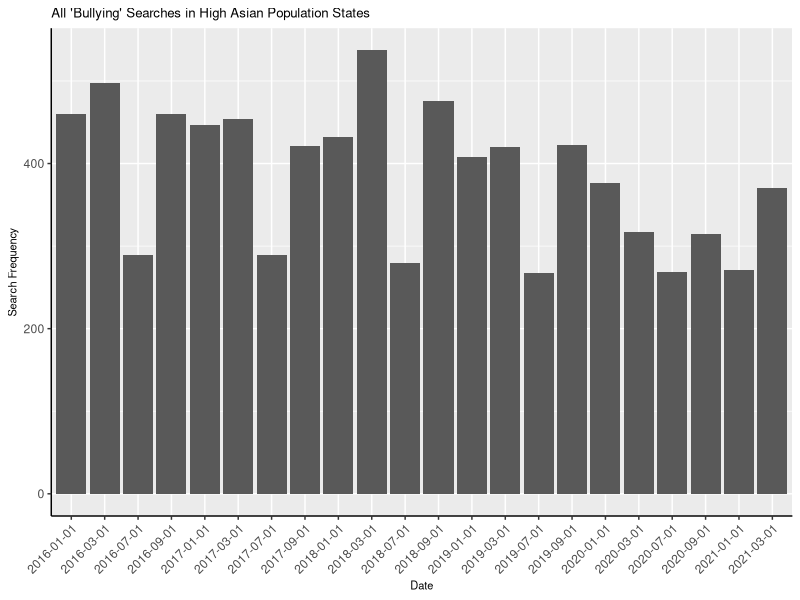
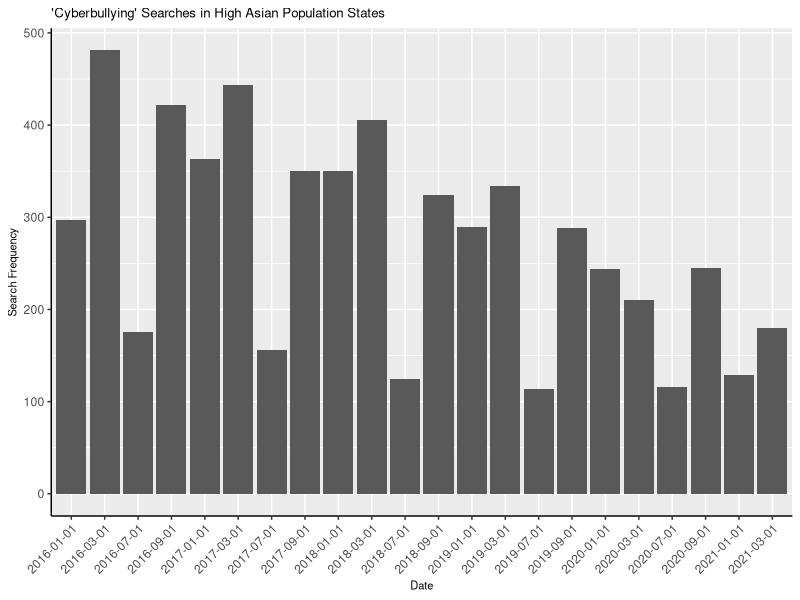
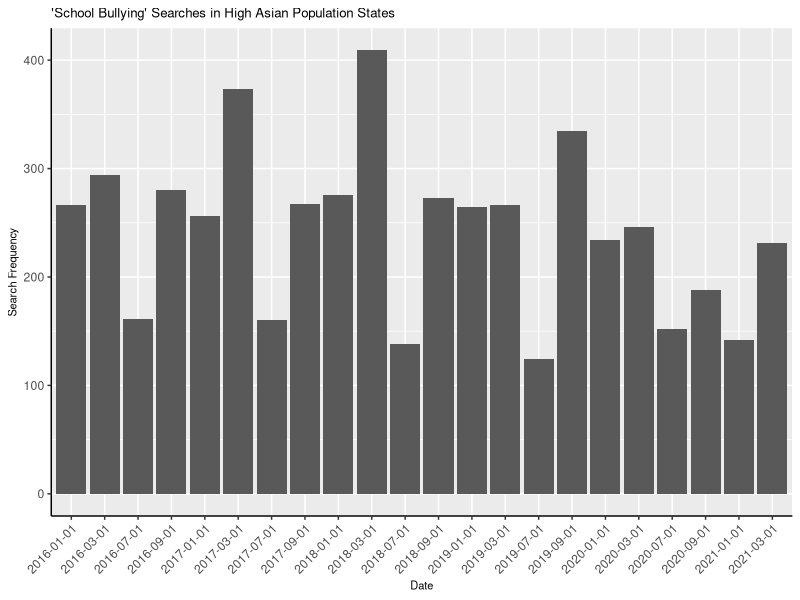
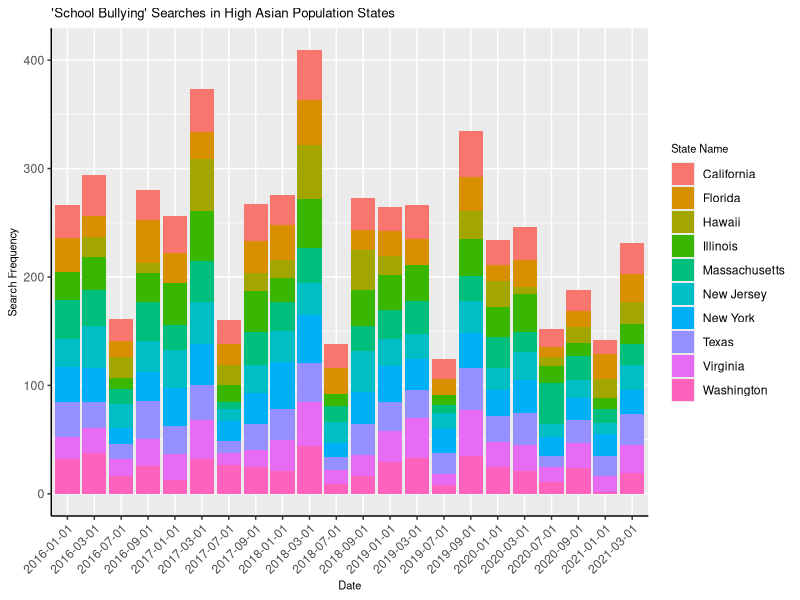
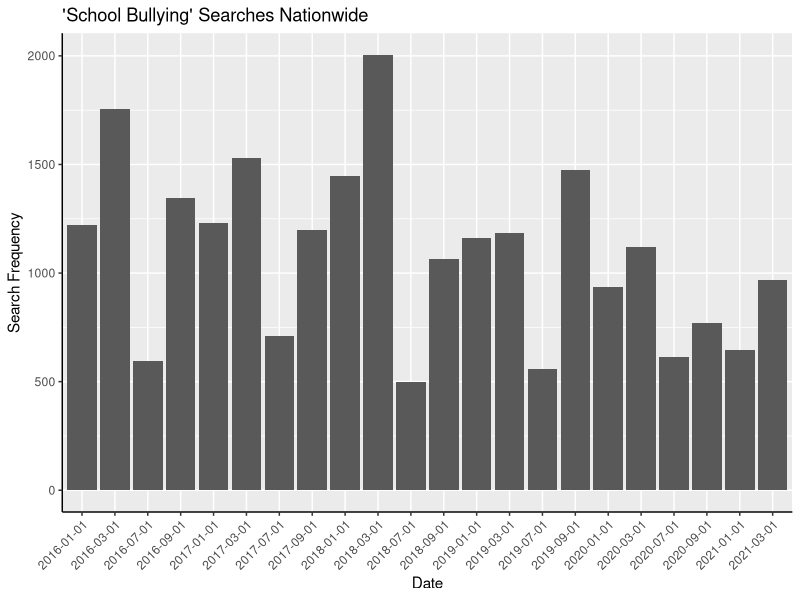

Generate these figures, in order, with R:
## ---- chunk 1
#| include: false
#| warning: false
#| message: false

# read cleaned data
library(tidyverse)

sum_bully_data <- read.csv(here::here("Outputs/data/sum_bully_data.csv"))
sum_cybully_data <- read.csv(here::here("Outputs/data/sum_cybully_data.csv"))
sum_schbully_data <- read.csv(here::here("Outputs/data/sum_schbully_data.csv"))

cleaned_bully_data <- read.csv(here::here("Outputs/data/cleaned_schbully_data.csv"))
cleaned_cybully_data <- read.csv(here::here("Outputs/data/cleaned_schbully_data.csv"))
cleaned_schbully_data <- read.csv(here::here("Outputs/data/cleaned_schbully_data.csv"))

# read nationwide data for discussion point 2
sum_national_schbully_data <- read.csv(here::here("Outputs/data/sum_national_schbully_data.csv"))
## ---- chunk 2
#| label: bullydata
#| fig-cap: 3 graphs lol
#| echo: false
#| warning: false

library(tidyverse)

#### use this code to graph the 3 bully datas ####

sum_bully_data |> ggplot(aes(x = date, y = sum)) + 
  geom_col() +
  theme(axis.text.x = element_text(angle = 45,hjust=1), 
        axis.line = element_line(colour = "black"),
        title = element_text(size = 8)) +
  labs(
    title = "All 'Bullying' Searches in High Asian Population States",
    x = "Date",
    y = "Search Frequency",
    fill = "State Name"
  )

sum_cybully_data |> ggplot(aes(x = date, y = sum)) + 
  geom_col() +
  theme(axis.text.x = element_text(angle = 45,hjust=1), 
        axis.line = element_line(colour = "black"),
        title = element_text(size = 8)) +
  labs(
    title = "'Cyberbullying' Searches in High Asian Population States",
    x = "Date",
    y = "Search Frequency",
    fill = "State Name"
  )

sum_schbully_data |> ggplot(aes(x = date, y = sum)) + 
  geom_col() +
  theme(axis.text.x = element_text(angle = 45,hjust=1), 
        axis.line = element_line(colour = "black"),
        title = element_text(size = 8)) +
  labs(
    title = "'School Bullying' Searches in High Asian Population States",
    x = "Date",
    y = "Search Frequency",
    fill = "State Name"
  )

## ---- chunk 3
#| label: School bullying searches in top 10 states with highest asian population
#| fig-cap: School bullying searches in top 10 states with highest asian population
#| echo: false
#| warning: false


library(tidyverse)

cleaned_schbully_data |> ggplot(aes(x = date, 
                                    y = hits,
                                    fill = State.Name)) + 
  geom_col() +
  labs(
    title = "'School Bullying' Searches in High Asian Population States",
    x = "Date",
    y = "Search Frequency",
    fill = "State Name",
    cex.fill = 1
    )+
    theme(axis.text.x = element_text(angle = 45,hjust=1), 
        axis.line = element_line(colour = "black"),
        title = element_text(size = 8) ) 
## ---- chunk 4
#| label: School bullying searches nationwide
#| fig-cap: School bullying searches nationwide
#| echo: false
#| warning: false

library(tidyverse)

sum_national_schbully_data |> ggplot(aes(x = date, y = sum)) + 
  geom_col() +
  theme(axis.text.x = element_text(angle = 45,hjust=1), 
        axis.line = element_line(colour = "black")) +
  labs(
    title = "'School Bullying' Searches Nationwide",
    x = "Date",
    y = "Search Frequency"
  )
